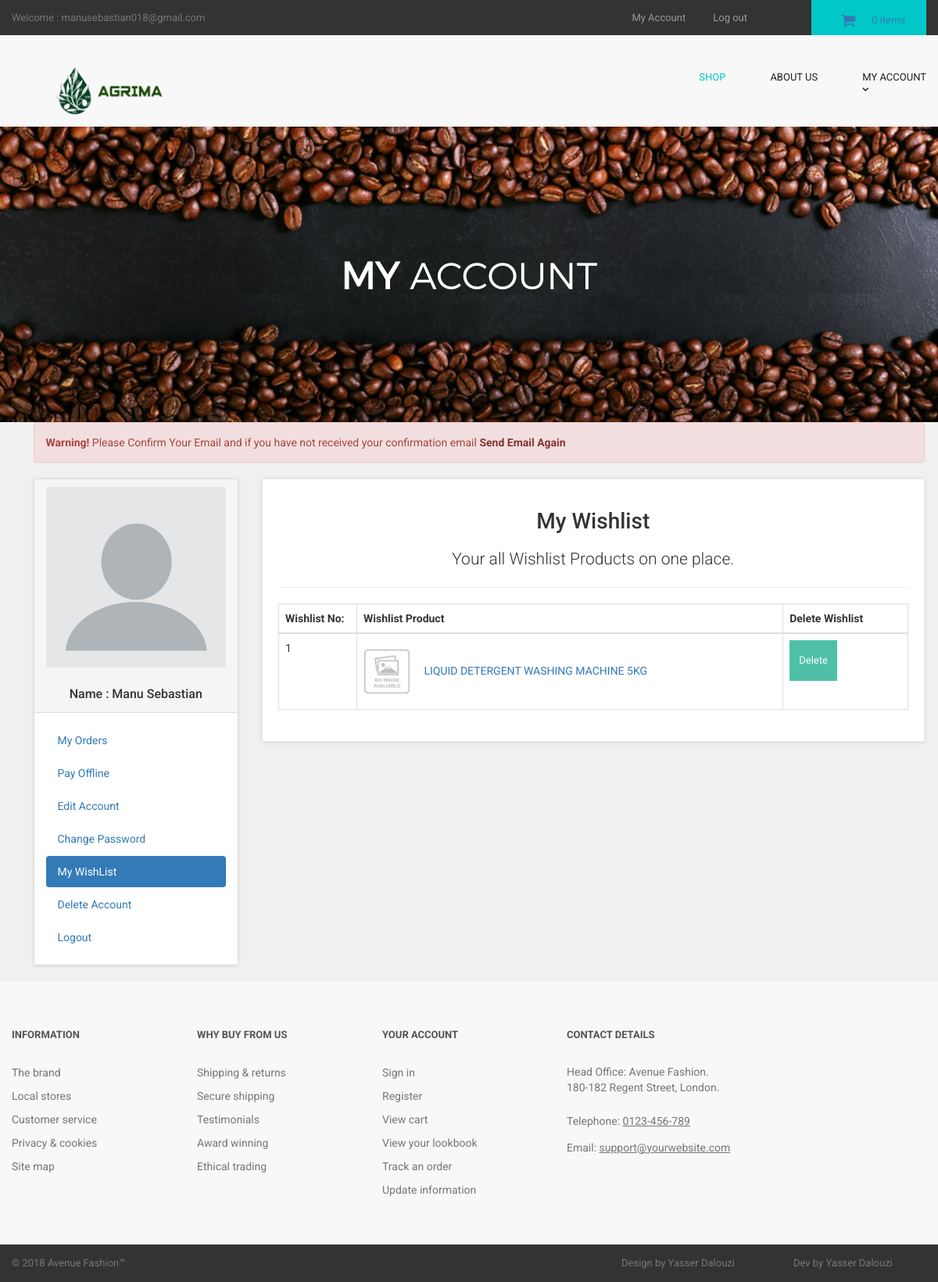
Page /customer/my_account.php?my_wishlist (signed in) on the committed database.
### tables this page shows
CREATE TABLE `customers` (
  `customer_id` int(10) NOT NULL,
  `customer_name` varchar(255) NOT NULL,
  `customer_email` varchar(255) NOT NULL,
  `customer_pass` varchar(255) NOT NULL,
  `customer_country` text NOT NULL,
  `customer_city` text NOT NULL,
  `customer_contact` varchar(255) NOT NULL,
  `customer_address` text NOT NULL,
  `customer_image` text NOT NULL,
  `customer_ip` varchar(255) NOT NULL,
  `customer_confirm_code` text NOT NULL
);

CREATE TABLE `wishlist` (
  `wishlist_id` int(10) NOT NULL,
  `customer_id` int(10) NOT NULL,
  `product_id` int(10) NOT NULL
);

CREATE TABLE `products` (
  `product_id` int(10) NOT NULL,
  `p_cat_id` int(10) NOT NULL,
  `cat_id` int(10) NOT NULL,
  `manufacturer_id` int(10) NOT NULL,
  `date` timestamp NOT NULL DEFAULT current_timestamp() ON UPDATE current_timestamp(),
  `product_title` text NOT NULL,
  `product_url` text NOT NULL,
  `product_img1` text NOT NULL,
  `product_img2` text NOT NULL,
  `product_img3` text NOT NULL,
  `product_price` int(10) NOT NULL,
  `product_psp_price` int(100) NOT NULL,
  `product_desc` text NOT NULL,
  `product_features` text NOT NULL,
  `product_video` text NOT NULL,
  `product_keywords` text NOT NULL,
  `product_label` text NOT NULL,
  `status` varchar(255) NOT NULL
);

### customer/my_wishlist.php (the view, shortened to what this page needs)
<center>
<h1> My Wishlist </h1>
<p class="lead"> Your all Wishlist Products on one place. </p>
</center>
<hr>
<div class="table-responsive">
<table class="table table-bordered table-hover">
<thead>
<tr>
<th> Wishlist No: </th>
<th> Wishlist Product </th>
<th> Delete Wishlist </th>
</tr>
</thead>
<tbody>
<?php
$customer_session = $_SESSION['customer_email'];
$get_customer = "select * from customers where customer_email='$customer_session'";
$run_customer = mysqli_query($con,$get_customer);
$row_customer = mysqli_fetch_array($run_customer);
$customer_id = $row_customer['customer_id'];
$i = 0;
$get_wishlist = "select * from wishlist where customer_id='$customer_id'";
$run_wishlist = mysqli_query($con,$get_wishlist);
while($row_wishlist = mysqli_fetch_array($run_wishlist)){
$wishlist_id = $row_wishlist['wishlist_id'];
$product_id = $row_wishlist['product_id'];
$get_products = "select * from products where product_id='$product_id'";
$run_products = mysqli_query($con,$get_products);
$row_products = mysqli_fetch_array($run_products);
$product_title = $row_products['product_title'];
$product_url = $row_products['product_url'];
$product_img1 = $row_products['product_img1'];
$i++;
?>
<tr>
<td width="100"> <?php echo $i; ?> </td>
<td>
<img src="../admin_area/product_images/<?php echo $product_img1; ?>" width="60" height="60">
<a href="../<?php echo $product_url; ?>">
<?php echo $product_title; ?>
</a>
</td>
<td>
<a href="my_account.php?delete_wishlist=<?php echo $wishlist_id; ?>" class="btn btn-primary">
<i class="fa fa-trash-o"> </i> Delete
</a>
</td>
</tr>
<?php } ?>
</tbody>
</table>
</div>

### customer/includes/sidebar.php
<div class="panel panel-default sidebar-menu">
<div class="panel-heading">
<?php
$customer_session = $_SESSION['customer_email'];
$get_customer = "select * from customers where customer_email='$customer_session'";
$run_customer = mysqli_query($con,$get_customer);
$row_customer = mysqli_fetch_array($run_customer);
$customer_image = $row_customer['customer_image'];
$customer_name = $row_customer['customer_name'];
if(!isset($_SESSION['customer_email'])){
}
else {
echo "
<center>
<img src='customer_images/$customer_image' class='img-responsive'>
</center>
<br>
<h3 align='center' class='panel-title'> Name : $customer_name </h3>
";
}
?>
</div>
<div class="panel-body">
<ul class="nav nav-pills nav-stacked">
<li class="<?php if(isset($_GET['my_orders'])){ echo "active"; } ?>">
<a href="my_account.php?my_orders"> <i class="fa fa-list"> </i> My Orders </a>
</li>
<li class="<?php if(isset($_GET['pay_offline'])){ echo "active"; } ?>">
<a href="my_account.php?pay_offline"> <i class="fa fa-bolt"></i> Pay Offline </a>
</li>
<li class="<?php if(isset($_GET['edit_account'])){ echo "active"; } ?>">
<a href="my_account.php?edit_account"> <i class="fa fa-pencil"></i> Edit Account </a>
</li>
<li class="<?php if(isset($_GET['change_pass'])){ echo "active"; } ?>">
<a href="my_account.php?change_pass"> <i class="fa fa-user"></i> Change Password </a>
</li>
<li class="<?php if(isset($_GET['my_wishlist'])){ echo "active"; } ?>">
<a href="my_account.php?my_wishlist"> <i class="fa fa-heart"></i> My WishList </a>
</li>
<li class="<?php if(isset($_GET['delete_account'])){ echo "active"; } ?>">
<a href="my_account.php?delete_account"> <i class="fa fa-trash-o"></i> Delete Account </a>
</li>
<li>
<a href="logout.php"> <i class="fa fa-sign-out"></i> Logout </a>
</li>
</ul>
</div>
</div>

### customer/styles/backend.css (style rules this page uses)
html { font-family: "Roboto", Helvetica, Arial, sans-serif; line-height: 1.15; -ms-text-size-adjust: 100%; -webkit-text-size-adjust: 100% }
body { margin: 0 }
h1 { font-size: 2em; margin: .67em 0 }
hr { box-sizing: content-box; height: 0; overflow: visible }
a { background-color: transparent; -webkit-text-decoration-skip: objects }
img { border-style: none }
html { box-sizing: border-box }
body { min-width: 1190px; font-family: Montserrat, sans-serif; font-weight: 400; background-color: white; }
img { max-width: 100%; height: auto }
.btn { display: inline-block; vertical-align: top; font-size: 13px; line-height: 40px; text-decoration: none; -webkit-transition: .3s; transition: .3s }

### styles/style.css (style rules this page uses)
body { font-family: "Roboto", Helvetica, Arial, sans-serif; font-size: 14px; line-height: 1.42857143; color: #333333; background-color: #f0f0f0; overflow-x: hidden; }
.btn-primary { color:rgb(255, 255, 255); background-color:rgb(79, 191, 168); border-color:rgb(65, 179, 156); }
#content .panel.sidebar-menu { box-sizing: border-box; box-shadow: 0 1px 5px rgba(0, 0, 0, 0.1); }
#content .panel.sidebar-menu h3 { padding: 5px 0; margin: 0; }

### rows in the picture
customers: customer_image (placeholder picture), customer_name "Manu Sebastian"
wishlist: product.product_img1 (picture), product.product_title "LIQUID DETERGENT WASHING MACHINE 5KG"

### other values in the picture
$_SESSION['customer_email'] "manusebastian018@gmail.com"
$count_items "0"
